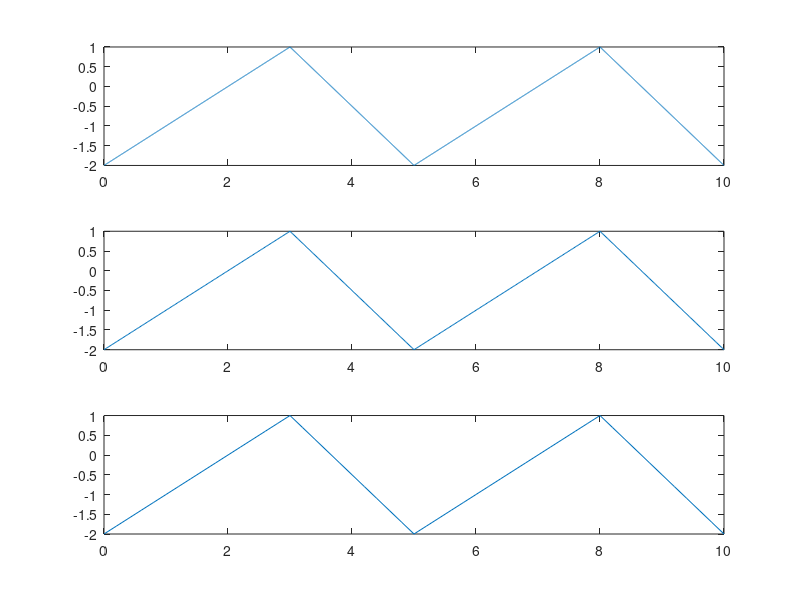

MATLAB code to generate this figure:
%Babaua Andrei-Costin 423D
%Semnal triunghiular
%Rezolutie temporara 2ms

f=0.2; %frecventa este 1/perioada
t1=0:0.002:10;
sign1=sawtooth(2*pi*f*t1,0.6); %din calcule => 0.6
for i=(1:1:length(sign1))
    sign1(i:i)=sign1(i:i)*1.5-0.5; %Nivelele
end
subplot(3,1,1);
plot(t1,sign1);

%Rezolutie temporara 20ms

t2=0:0.02:10;
sign2=sawtooth(2*pi*f*t2,0.6);
for i=(1:1:length(sign2))
    sign2(i:i)=sign2(i:i)*1.5-0.5;
end
subplot(3,1,2);
plot(t2,sign2);

%Rezolutie temporara 200ms

t3=0:0.2:10;
sign3=sawtooth(2*pi*f*t3,0.6);
for i=(1:1:length(sign3))
    sign3(i:i)=sign3(i:i)*1.5-0.5;
end
subplot(3,1,3);
plot(t3,sign3);